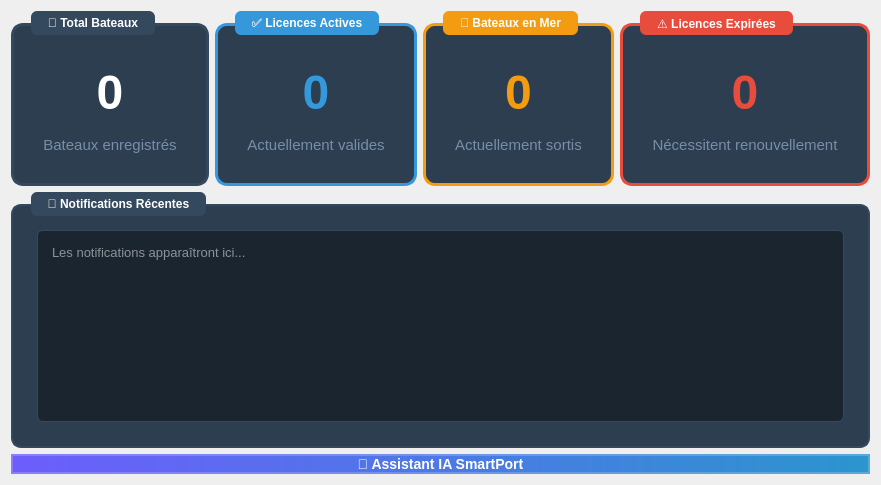
               <widget class="QWidget" name="tabStatistiques_8">
                <attribute name="title">
                 <string>Statistiques</string>
                </attribute>
                <layout class="QGridLayout" name="gridLayout_Stats_8">
                 <item row="0" column="0">
                  <widget class="QGroupBox" name="groupTotal_8">
                   <property name="minimumSize">
                    <size>
                     <width>0</width>
                     <height>150</height>
                    </size>
                   </property>
                   <property name="styleSheet">
                    <string notr="true">QGroupBox { font-weight: bold; border: 3px solid #34495e; border-radius: 12px; background: #2c3e50; margin-top: 12px; padding: 20px; } QGroupBox::title { subcontrol-origin: margin; left: 20px; padding: 5px 15px; color: #ffffff; background-color: #34495e; border-radius: 6px; font-size: 13pt; }</string>
                   </property>
                   <property name="title">
                    <string>🚢 Total Bateaux</string>
                   </property>
                   <layout class="QVBoxLayout" name="v1_2">
                    <item>
                     <widget class="QLabel" name="lblTotalBateauxCount_8">
                      <property name="styleSheet">
                       <string notr="true">font-size: 48px; font-weight: bold; color: #ffffff; padding: 10px;</string>
                      </property>
                      <property name="text">
                       <string>0</string>
                      </property>
                      <property name="alignment">
                       <set>Qt::AlignmentFlag::AlignCenter</set>
                      </property>
                     </widget>
                    </item>
                    <item>
                     <widget class="QLabel" name="lblTotalBateauxText_8">
                      <property name="styleSheet">
                       <string notr="true">color: #778da9; font-size: 11pt;</string>
                      </property>
                      <property name="text">
                       <string>Bateaux enregistrés</string>
                      </property>
                      <property name="alignment">
                       <set>Qt::AlignmentFlag::AlignCenter</set>
                      </property>
                     </widget>
                    </item>
                   </layout>
                  </widget>
                 </item>
                 <item row="0" column="1">
                  <widget class="QGroupBox" name="groupActif_8">
                   <property name="minimumSize">
                    <size>
                     <width>0</width>
                     <height>150</height>
                    </size>
                   </property>
                   <property name="styleSheet">
                    <string notr="true">QGroupBox { font-weight: bold; border: 3px solid #3498db; border-radius: 12px; background: #2c3e50; margin-top: 12px; padding: 20px; } QGroupBox::title { subcontrol-origin: margin; left: 20px; padding: 5px 15px; color: #ffffff; background-color: #3498db; border-radius: 6px; font-size: 13pt; }</string>
                   </property>
                   <property name="title">
                    <string>✅ Licences Actives</string>
                   </property>
                   <layout class="QVBoxLayout" name="v2_2">
                    <item>
                     <widget class="QLabel" name="lblLicencesActivesCount_8">
                      <property name="styleSheet">
                       <string notr="true">font-size: 48px; font-weight: bold; color: #3498db; padding: 10px;</string>
                      </property>
                      <property name="text">
                       <string>0</string>
                      </property>
                      <property name="alignment">
                       <set>Qt::AlignmentFlag::AlignCenter</set>
                      </property>
                     </widget>
                    </item>
                    <item>
                     <widget class="QLabel" name="lblLicencesActivesText_8">
                      <property name="styleSheet">
                       <string notr="true">color: #778da9; font-size: 11pt;</string>
                      </property>
                      <property name="text">
                       <string>Actuellement valides</string>
                      </property>
                      <property name="alignment">
                       <set>Qt::AlignmentFlag::AlignCenter</set>
                      </property>
                     </widget>
                    </item>
                   </layout>
                  </widget>
                 </item>
                 <item row="0" column="2">
                  <widget class="QGroupBox" name="groupMer_8">
                   <property name="minimumSize">
                    <size>
                     <width>0</width>
                     <height>150</height>
                    </size>
                   </property>
                   <property name="styleSheet">
                    <string notr="true">QGroupBox { font-weight: bold; border: 3px solid #f39c12; border-radius: 12px; background: #2c3e50; margin-top: 12px; padding: 20px; } QGroupBox::title { subcontrol-origin: margin; left: 20px; padding: 5px 15px; color: #ffffff; background-color: #f39c12; border-radius: 6px; font-size: 13pt; }</string>
                   </property>
                   <property name="title">
                    <string>🌊 Bateaux en Mer</string>
                   </property>
                   <layout class="QVBoxLayout" name="verticalLayout_Mer_8">
                    <item>
                     <widget class="QLabel" name="lblBateauxMerCount_8">
                      <property name="styleSheet">
                       <string notr="true">font-size: 48px; font-weight: bold; color: #f39c12; padding: 10px;</string>
                      </property>
                      <property name="text">
                       <string>0</string>
                      </property>
                      <property name="alignment">
                       <set>Qt::AlignmentFlag::AlignCenter</set>
                      </property>
                     </widget>
                    </item>
                    <item>
                     <widget class="QLabel" name="lblBateauxMerText_8">
                      <property name="styleSheet">
                       <string notr="true">color: #778da9; font-size: 11pt;</string>
                      </property>
                      <property name="text">
                       <string>Actuellement sortis</string>
                      </property>
                      <property name="alignment">
                       <set>Qt::AlignmentFlag::AlignCenter</set>
                      </property>
                     </widget>
                    </item>
                   </layout>
                  </widget>
                 </item>
                 <item row="0" column="3">
                  <widget class="QGroupBox" name="groupExpire_8">
                   <property name="minimumSize">
                    <size>
                     <width>0</width>
                     <height>150</height>
                    </size>
                   </property>
                   <property name="styleSheet">
                    <string notr="true">QGroupBox { font-weight: bold; border: 3px solid #e74c3c; border-radius: 12px; background: #2c3e50; margin-top: 12px; padding: 20px; } QGroupBox::title { subcontrol-origin: margin; left: 20px; padding: 5px 15px; color: #ffffff; background-color: #e74c3c; border-radius: 6px; font-size: 13pt; }</string>
                   </property>
                   <property name="title">
                    <string>⚠️ Licences Expirées</string>
                   </property>
                   <layout class="QVBoxLayout" name="verticalLayout_Expire_8">
                    <item>
                     <widget class="QLabel" name="lblLicencesExpireesCount_8">
                      <property name="styleSheet">
                       <string notr="true">font-size: 48px; font-weight: bold; color: #e74c3c; padding: 10px;</string>
                      </property>
                      <property name="text">
                       <string>0</string>
                      </property>
                      <property name="alignment">
                       <set>Qt::AlignmentFlag::AlignCenter</set>
                      </property>
                     </widget>
                    </item>
                    <item>
                     <widget class="QLabel" name="lblLicencesExpireesText_8">
                      <property name="styleSheet">
                       <string notr="true">color: #778da9; font-size: 11pt;</string>
                      </property>
                      <property name="text">
                       <string>Nécessitent renouvellement</string>
                      </property>
                      <property name="alignment">
                       <set>Qt::AlignmentFlag::AlignCenter</set>
                      </property>
                     </widget>
                    </item>
                   </layout>
                  </widget>
                 </item>
                 <item row="1" column="0" colspan="4">
                  <widget class="QGroupBox" name="groupNotifications_8">
                   <property name="styleSheet">
                    <string notr="true">QGroupBox { font-weight: bold; border: 2px solid #34495e; border-radius: 10px; background: #2c3e50; margin-top: 12px; padding: 15px; } QGroupBox::title { subcontrol-origin: margin; left: 20px; padding: 5px 15px; color: #ffffff; background-color: #34495e; border-radius: 6px; font-size: 12pt; }</string>
                   </property>
                   <property name="title">
                    <string>🔔 Notifications Récentes</string>
                   </property>
                   <layout class="QVBoxLayout" name="verticalLayout_Notifications_2">
                    <item>
                     <widget class="QTextEdit" name="textNotifications_8">
                      <property name="minimumSize">
                       <size>
                        <width>0</width>
                        <height>100</height>
                       </size>
                      </property>
                      <property name="styleSheet">
                       <string notr="true">background: #1a252f; color: #ffffff; border: 1px solid #34495e; border-radius: 6px; padding: 10px; font-size: 10pt;</string>
                      </property>
                      <property name="readOnly">
                       <bool>true</bool>
                      </property>
                      <property name="placeholderText">
                       <string>Les notifications apparaîtront ici...</string>
                      </property>
                     </widget>
                    </item>
                   </layout>
                  </widget>
                 </item>
                 <item row="2" column="0" colspan="4">
                  <widget class="QPushButton" name="btnAIAssistant_8">
                   <property name="cursor">
                    <cursorShape>PointingHandCursor</cursorShape>
                   </property>
                   <property name="styleSheet">
                    <string notr="true">
          QPushButton {
           background: qlineargradient(x1:0, y1:0, x2:1, y2:0, stop:0 #6d5dfc, stop:1 #2b95ce);
           color: white;
           border-radius: 20px;
           font-weight: bold;
           font-size: 14px;
           border: 2px solid rgba(255,255,255,0.2);
          }
          QPushButton:hover {
           background: qlineargradient(x1:0, y1:0, x2:1, y2:0, stop:0 #2b95ce, stop:1 #6d5dfc);
          }
         </string>
                   </property>
                   <property name="text">
                    <string>🤖 Assistant IA SmartPort</string>
                   </property>
                  </widget>
                 </item>
                </layout>
               </widget>
